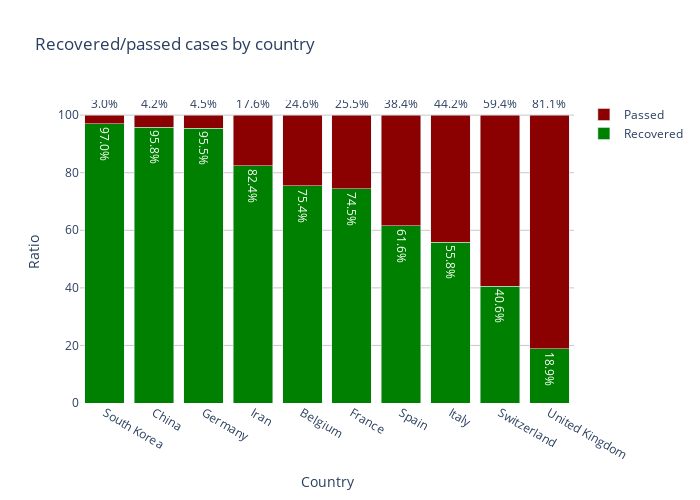

The notebook cell this image was saved under:
### Code cell
case_fatality = deceased[last_date] / (deceased[last_date] + recovered[last_date]) * 100
case_fatality.fillna(0, inplace=True)
case_fatality = case_fatality.loc[case_fatality.values != 0]
case_fatality.sort_values(inplace=True)
countries = case_fatality.index
case_recovery = [100 - fatality for fatality in case_fatality.values]

fig = go.Figure(data=[
    go.Bar(
        name='Recovered', 
        x=countries, 
        y=case_recovery,
        marker_color="rgb(0,128,0)",
        text=[f"{value:.1f}%" for value in case_recovery],
        textposition="inside"
    ),
    go.Bar(
        name='Passed', 
        x=countries, 
        y=case_fatality.values,
        marker_color="rgb(139,0,0)",
        text=[f"{value:.1f}%" for value in case_fatality.values],
        textposition="outside"
    )
])
fig.update_layout(title="Recovered/passed cases by country",
                  barmode="stack",
                  width=700, 
                  height=500, 
                  plot_bgcolor="rgb(255, 255, 255)")
fig.update_xaxes(title_text="Country")
fig.update_yaxes(title_text="Ratio",
                 gridcolor="rgb(200, 200, 200)", 
                 gridwidth=1)
fig.show()

### Figure 1 — Plotly figure (JSON) as saved in the notebook; plotly's stock layout.template omitted (floating-point values rounded to 4 significant figures)
{"data": [{"marker": {"color": "rgb(0,128,0)"}, "name": "Recovered", "text": ["97.0%", "95.8%", "95.5%", "82.4%", "75.4%", "74.5%", "61.6%", "55.8%", "40.6%", "18.9%"], "textposition": "inside", "type": "bar", "x": ["South Korea", "China", "Germany", "Iran", "Belgium", "France", "Spain", "Italy", "Switzerland", "United Kingdom"], "y": [97.02, 95.75, 95.51, 82.4, 75.42, 74.47, 61.64, 55.78, 40.56, 18.93]}, {"marker": {"color": "rgb(139,0,0)"}, "name": "Passed", "text": ["3.0%", "4.2%", "4.5%", "17.6%", "24.6%", "25.5%", "38.4%", "44.2%", "59.4%", "81.1%"], "textposition": "outside", "type": "bar", "x": ["South Korea", "China", "Germany", "Iran", "Belgium", "France", "Spain", "Italy", "Switzerland", "United Kingdom"], "y": [2.978, 4.248, 4.495, 17.6, 24.58, 25.53, 38.36, 44.22, 59.44, 81.07]}], "layout": {"barmode": "stack", "height": 500, "plot_bgcolor": "rgb(255, 255, 255)", "title": {"text": "Recovered/passed cases by country"}, "width": 700, "xaxis": {"title": {"text": "Country"}}, "yaxis": {"gridcolor": "rgb(200, 200, 200)", "gridwidth": 1, "title": {"text": "Ratio"}}}}
